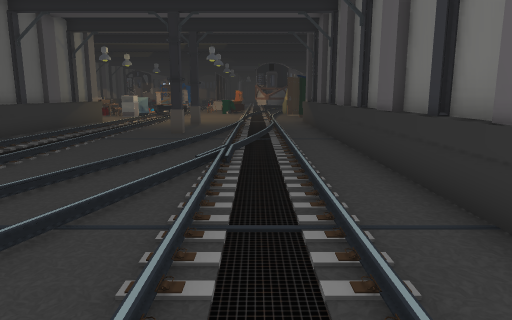
view 1 (above)

16 first-person views from a walk through a Unity game level. The camera is 1.4 m above the floor, tilts 10° down and sees 70° across. The floor is counted in squares, 1 m on a side. Each view is taken from the middle of a square. On the plan, view 1 faces up. The plan holds only what a view shows up to about 16 squares ahead; the rest is blank. The place goes on beyond the plan. The player is left out. Door leaves are left out, so doorways stand open. Some surface patterns are stand-ins.

view 2
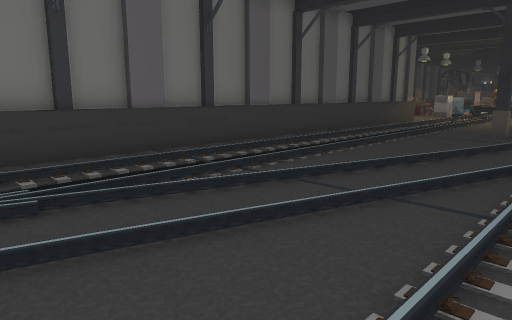

view 3
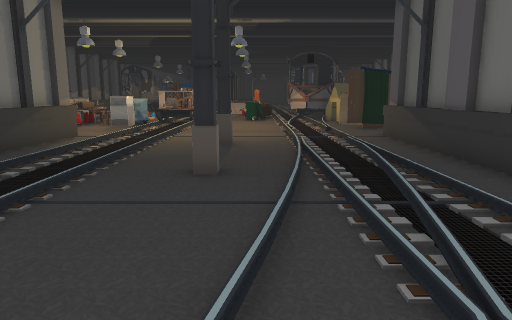

view 4
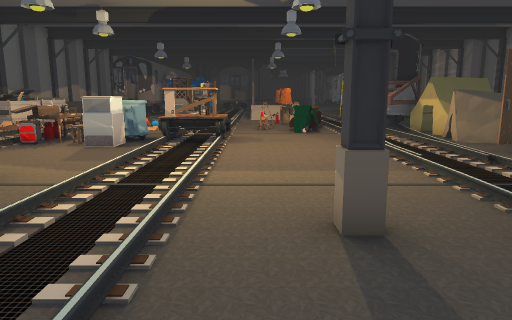

view 5
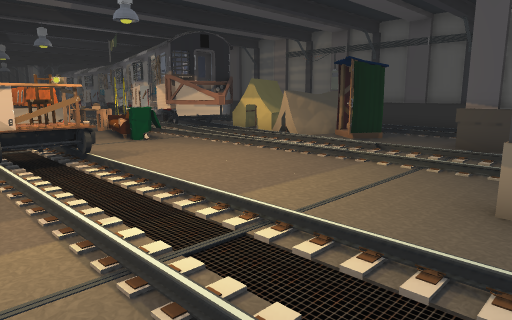

view 6
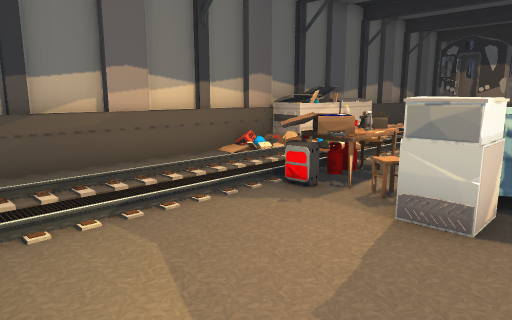

view 7
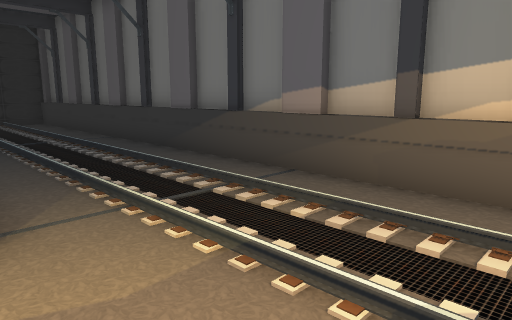

view 8
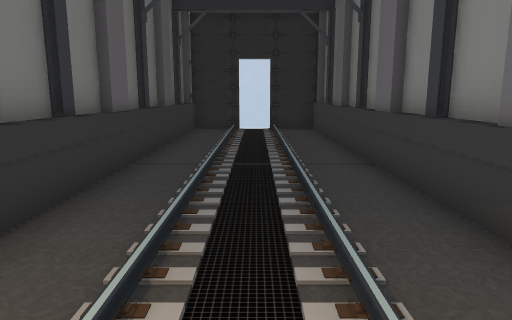

view 9
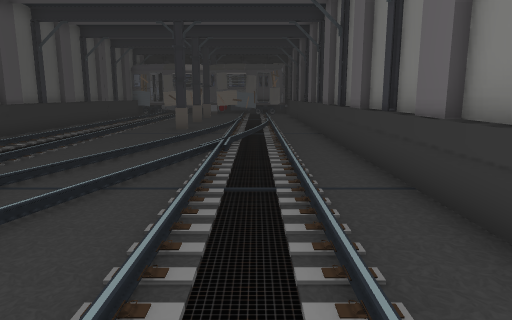

view 10
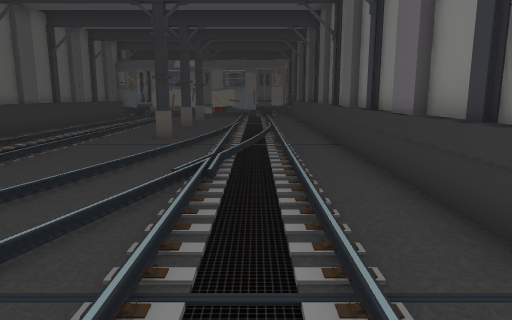

view 11
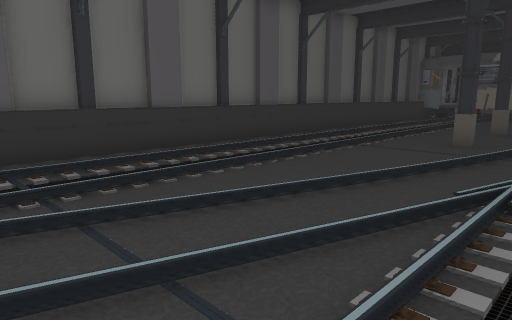

view 12
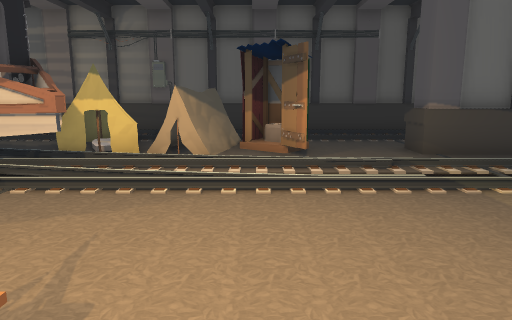

view 13
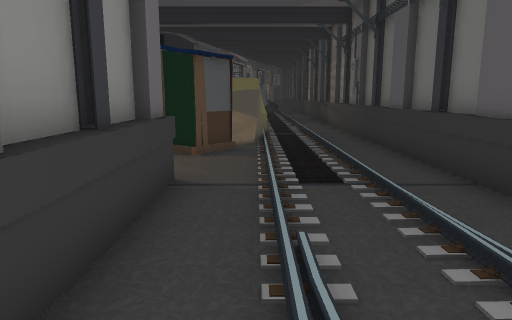

view 14
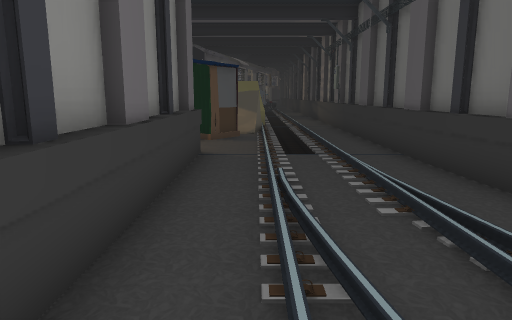

view 15
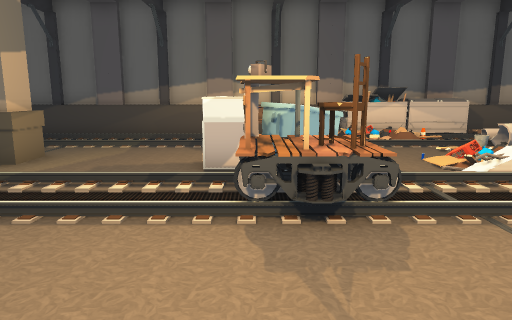

view 16
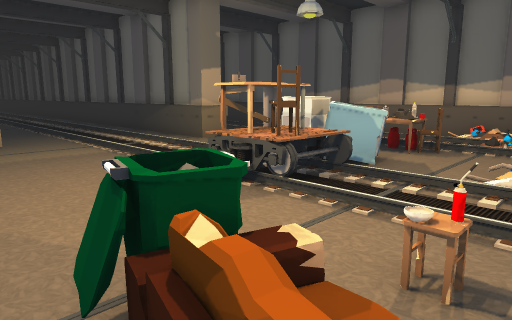

### Floor plan
Key: @ floor where view 1 was taken; # wall or solid block; . floor; / step, stairs or slope; = window, fence, low wall or low ledge; ^ raised ledge; O other object.
Columns run from 15 left of view 1 to 9 right of it. Each row starts with its distance up from view 1.
 30 #OO /.    .O.O/###  ../.#
 29 #OO /..//..O.O/###O O./.#
 28 #OO/O.../....O//#OOOO./.#
 27 ##/.O.../.....///.O.../.#
 26 #./OOOOOOOO...///.OOO./.#
 25 #./.OO.OOOO...///OOOO./.#
 24 #./.OO.^/./..././..O/./.#
 23 #././..././..././OOO/./.#
 22 #././..././..././..././.#
 21 #././..././..././..././.#
 20 #././.#././..././.#././.#
 19 #././.#././..././.#././.#
 18 #././.#././.#././.#././.#
 17 #././.#././..././.#././.#
 16 #././.#././..././.#././.#
 15 #././.#././..././.#././.
 14 #././.#././.#././.#././
 13 #././.#././...///.#.///
 12 #././.#././...///.#
 11 #././.#././..////.# /
 10 #././.#././..////.#
  9 #././.#././..//./.#
  8 #././.#././..././.#
  7 #././.#./././././.#
  6 #././.#./././././.#
  5 #././.#./././//./.#
  4 ###=###././..//./.#
  3     # #././/.//./.#
  2       #././//././.#
  1       #./././././.#
  0       #././././@/.#
 -1       #././/.././.#
 -2       #././/.././.#
 -3       #././/.././.#
 -4       #.////.././.#
 -5       #.///..././.#
 -6       #.///.#././.#
 -7       #.///..././.#
 -8       #././..././.#
 -9       #././..././.#
-10       #././..././.#

Positions as (right, up) in squares from view 1, and headings:
1: (0, 0), facing up
2: (0, -1), facing up-left
3: (-2, 7), facing up
4: (-4, 14), facing up
5: (-8, 17), facing up-right
6: (-7, 20), facing up-left
7: (-9, 24), facing down-left
8: (-12, 19), facing down
9: (-6, 9), facing down
10: (-6, 6), facing down
11: (-6, 5), facing down-right
12: (-6, 24), facing right
13: (5, 14), facing up
14: (5, 11), facing up
15: (-1, 25), facing left
16: (-1, 30), facing down-left
